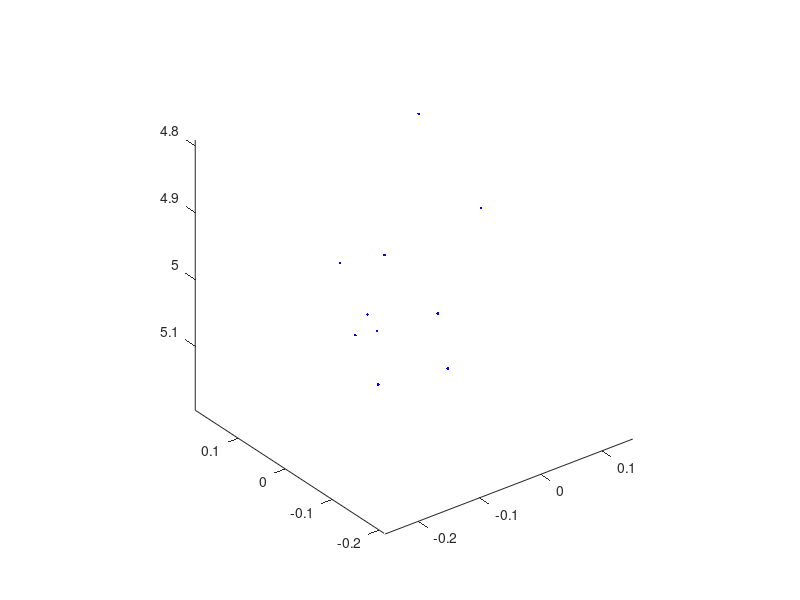

Write the MATLAB code that produced this figure. (Note: this script raises an error after producing the figure.)
% lander_pf script
% Bonney and Parisi

% GOAL: Initialize particles for particle filter localization and perform 
% motion update step for each particle.

clc, clearvars, close all

%%%%% USER INPUTS
ocean_depth = 20;      % approximate ocean depth known before deployment (m) 
num_particles = 10;     % num of particles to use in estimation


%%%%% IMMUTABLE PARAMETERS

% Time
p.t_max = 1000;         % in seconds, maximum time to run the simulation
p.delta_t = 0.2;        % in seconds, time step as we move through the simulation

% Knowns
p.sound_speed = 1500; % (m/s) constant for now, will need this for range measurement later
p.ocean_depth = ocean_depth; % approximate ocean depth known before deployment (m) 
p.total_bottom_time = 60; % estimated total bottom time in seconds
p.avg_descent_veloc = 0.5; % descent velocity (m/s)
p.avg_ascent_veloc = -0.5; % ascent velocity (m/s)
p.num_particles = num_particles;

% Uncertainties
p.descent_std_dev = 0.1; % (m/s)
p.position_std_dev = 0.1; % (m)
p.velocity_std_dev = 0.01; % (m/s)

%%%%% OTHER PARAMETERS

% Initial State
ship_x = 0; % Ship latitude at launch
ship_y = 0; % Ship longitude at launch


%%%%% INITIALIZE PARTICLES

%initial_x = ship_x + p.position_std_dev * randn(p.num_particles, 1);
%initial_y = ship_y + p.position_std_dev * randn(p.num_particles, 1);
%initial_z = 5 + p.position_std_dev * randn(p.num_particles, 1);
%initial_u = p.velocity_std_dev * randn(p.num_particles, 1);
%initial_v = p.velocity_std_dev * randn(p.num_particles, 1);
%initial_w = p.avg_descent_veloc + p.descent_std_dev * randn(p.num_particles, 1);
initial_x = ship_x + normrnd(0, p.position_std_dev, num_particles, 1);
initial_y = ship_y + normrnd(0, p.position_std_dev, num_particles, 1);
initial_z = 5 + normrnd(0, p.position_std_dev, num_particles, 1);
initial_u = normrnd(0, p.velocity_std_dev, num_particles, 1);
initial_v = p.velocity_std_dev * randn(p.num_particles, 1);
initial_w = p.avg_descent_veloc + normrnd(0,p.descent_std_dev,num_particles,1);



initial_mode = zeros(p.num_particles, 1); % descending, on bottom, ascending, on surface
initial_bottom_time = zeros(p.num_particles, 1);

% define State (hold all particles)
state = struct('x', [], 'y', [], 'z', [], 'u', [], 'v', [], 'w', [], 'mode', [], 'bottom_time', []);
state.x = initial_x;
state.y = initial_y;
state.z = initial_z;
state.u = initial_u;
state.v = initial_v;
state.w = initial_w;
state.mode = initial_mode;
state.bottom_time = initial_bottom_time;
state.finished_particles = 0;

% Plot initial particle state
plot3(state.x,state.y,state.z,'b.')
set(gca, 'ZDir', 'reverse');
axis equal
hold on

disp('displaying particles')
pause(5)


%%%%% RUN PARTICLE FILTER SIMULATION 
disp('running particle filter')
for t=0:p.delta_t:p.t_max

    % motion update (update all states)
    state = motion_update(state,p);

    % measurement update


    % cull and resample particles


    % visualize and pause
    plot3(state.x,state.y,state.z,'r.'), hold off
    pause(0.01)

    % kill sim for any reason
    if state.finished_particles == p.num_particles
        break
    end

end

%%%%% OUTPUTS
disp('simulation ended!')
final_particle_pose_x = mean(state.x);
final_particle_pose_y = mean(state.y);
final_particle_pose_z = mean(state.z);
fprintf('The estimated position is x = %.2f, y = %.2f, z = %.2f\n',final_particle_pose_x, final_particle_pose_y, final_particle_pose_z)